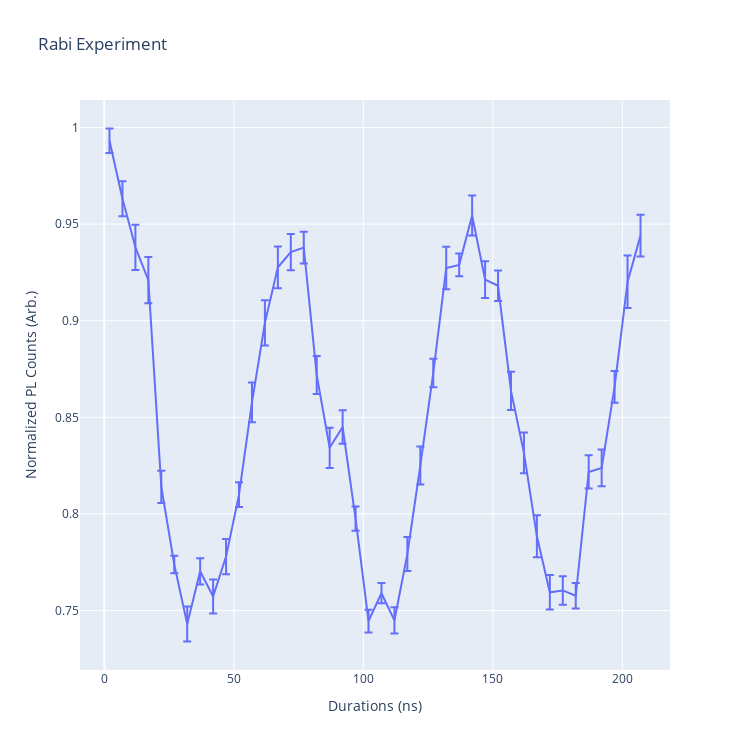

The notebook cell saved with this chart:
### Code cell
figure = go.Figure(data=[
    go.Scatter(x=durations, y=normalized_rate_mean, 
               error_y=dict(type='data', array=normalized_rate_ste, visible=True), 
               name="Signal"),
])

figure.update_layout(
    width=750,
    height=750,
    title='Rabi Experiment',
    xaxis=dict(title='Durations (ns)'),
    yaxis=dict(title='Normalized PL Counts (Arb.)')
)
figure.show()

### Figure 1 — Plotly figure (JSON) as saved in the notebook; plotly's stock layout.template omitted (floating-point values rounded to 4 significant figures)
{"data": [{"error_y": {"array": [0.006369, 0.009049, 0.0117, 0.01197, 0.008303, 0.004546, 0.009047, 0.006776, 0.008825, 0.009168, 0.006417, 0.0103, 0.01173, 0.01079, 0.009347, 0.008216, 0.009804, 0.01041, 0.00865, 0.00626, 0.005893, 0.005232, 0.006821, 0.008857, 0.009784, 0.007395, 0.01099, 0.005878, 0.01032, 0.009534, 0.007872, 0.009925, 0.01058, 0.01085, 0.008966, 0.007388, 0.00658, 0.008608, 0.009537, 0.008263, 0.01359, 0.01084], "type": "data", "visible": true}, "name": "Signal", "type": "scatter", "x": [2, 7, 12, 17, 22, 27, 32, 37, 42, 47, 52, 57, 62, 67, 72, 77, 82, 87, 92, 97, 102, 107, 112, 117, 122, 127, 132, 137, 142, 147, 152, 157, 162, 167, 172, 177, 182, 187, 192, 197, 202, 207], "y": [0.9931, 0.9631, 0.938, 0.921, 0.814, 0.7738, 0.743, 0.7703, 0.7573, 0.7779, 0.81, 0.8577, 0.8989, 0.9277, 0.9355, 0.9379, 0.8719, 0.8342, 0.845, 0.7975, 0.7445, 0.7589, 0.7448, 0.7792, 0.825, 0.8729, 0.9273, 0.9289, 0.9545, 0.9213, 0.9181, 0.8637, 0.8316, 0.7884, 0.7594, 0.7604, 0.7576, 0.8217, 0.8238, 0.8658, 0.9201, 0.944]}], "layout": {"height": 750, "title": {"text": "Rabi Experiment"}, "width": 750, "xaxis": {"title": {"text": "Durations (ns)"}}, "yaxis": {"title": {"text": "Normalized PL Counts (Arb.)"}}}}
